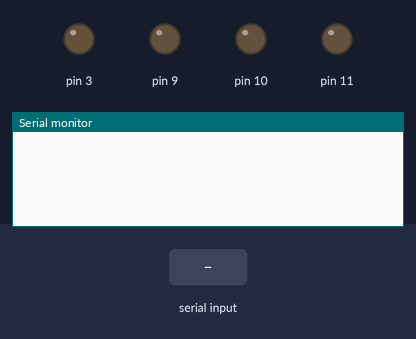
A sketch run on a simulated Arduino Uno, built with avr-gcc and run on an emulated ATmega328P. Shown: output pins drawn as LEDs (lit = HIGH), the last lines printed to the serial monitor. The inputs (shaded band) are chosen by the test bench.

Above: at 1.2 s.
1.3 s: "green!" received over Serial
At 1.6 s:
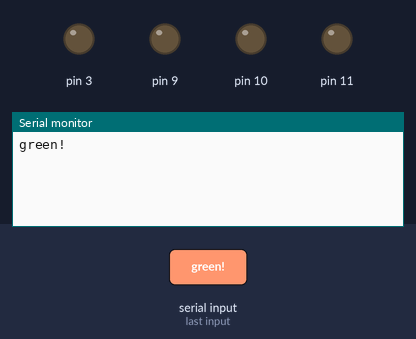
At 6.6 s:
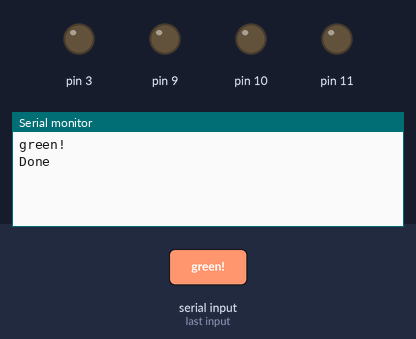

The sketch:

slave.ino
```cpp
String inputString = "";         // a string to hold incoming data
boolean stringComplete = false;  // whether the string is complete
int ls,rs;

char inChar;

void setup()
{
  Serial.begin(9600);
  pinMode(3,OUTPUT);
  pinMode(9,OUTPUT);
  pinMode(10,OUTPUT);
  pinMode(11,OUTPUT);

  digitalWrite(3,LOW);
  digitalWrite(9,LOW);
  digitalWrite(10,LOW);
  digitalWrite(11,LOW);

}

void loop()
 {

  if (stringComplete)
   {
      Serial.println(inputString);

    if(inputString.equals("green!"))
    {
        analogWrite(3, 0);
        analogWrite(10, 0);
        digitalWrite(13, HIGH);
        delay(5000);
        digitalWrite(13, LOW);
        Serial.print("Done");
    }
    else if(inputString.equals("red!"))
    {
        analogWrite(3, 0);
        analogWrite(10, 0);
        digitalWrite(12, HIGH);
        delay(5000);
        digitalWrite(12, LOW);
        Serial.print("Done");
    }
    else
    {
      ls = inputString.substring(1,4).toInt();
      rs = inputString.substring(5,8).toInt();
      analogWrite(3,ls);
      analogWrite(10,rs);
  }
    inputString = "";
    stringComplete = false;
  }

}

void serialEvent()
{
  while (Serial.available())
   {
  		inChar = (char)Serial.read();
  		inputString +=inChar;
    	if (inChar == '!')
     	{
    		stringComplete = true;
    	}

  }
}
```

Measured:
- after the input at 1.3 s, the serial monitor: prints a new line at once (image 1)
